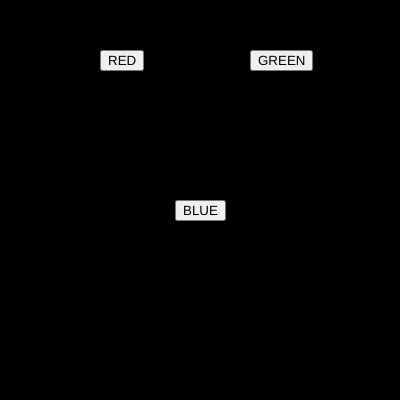
Frame 1 (no input)
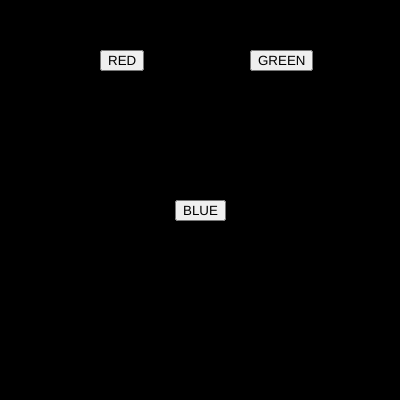
Frame 60 (no input)
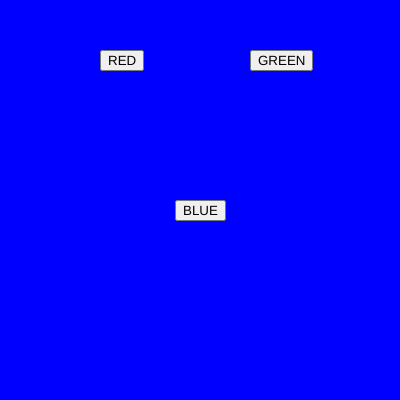
Frame 120 (the mouse pressed at the canvas centre since frame 60)

The p5.js sketch that drew these frames (run headless with seeded random() and noise() and a simulated clock; from frame 60 on, the mouse is pressed at the canvas centre):

// p5.js sketch
// ── sketch.js
var btn_red;
var btn_green;
var btn_blue;

var r = 0;
var g = 0;
var b = 0;


function setup() {
  createCanvas(400, 400);  
}


function red_bg()
{
  r = 255;
  g = 0;
  b = 0;
}

function green_bg()
{
  r =0;
  g=255;
  b = 0;
}

function blue_bg()
{
  r = 0;
  g = 0;
  b = 255;
}

function draw() {
  background(r,g,b);
  
  btn_red = createButton ("RED");
  btn_red.position(100,50);
  btn_red.mousePressed(red_bg);

  btn_green = createButton ("GREEN");
btn_green.position (250,50);
btn_green.mousePressed(green_bg)

btn_blue = createButton ("BLUE");
btn_blue.position (175,200);
btn_blue.mousePressed(blue_bg)

}
